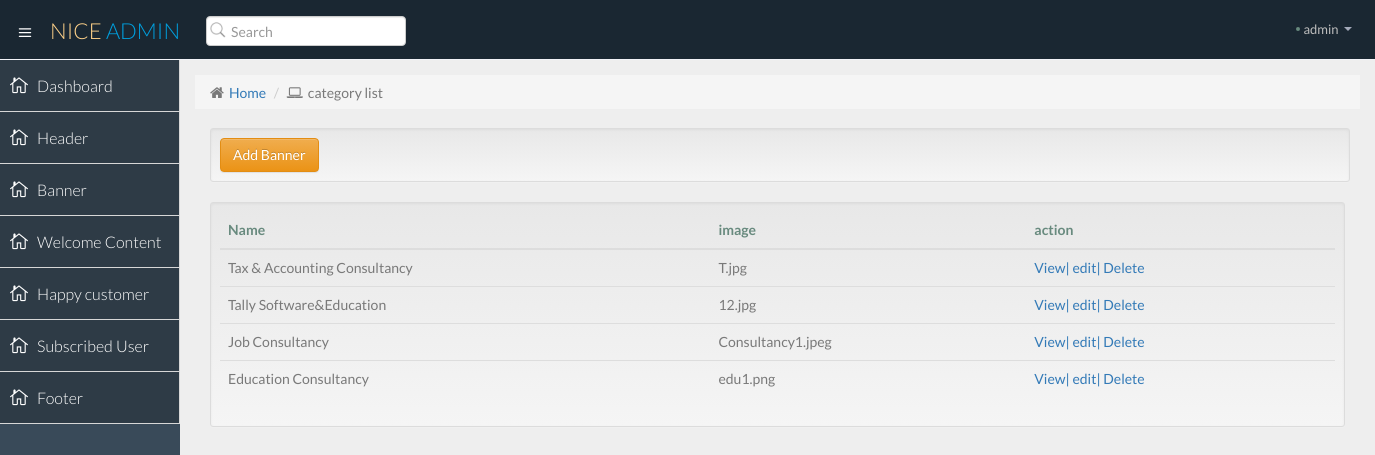
/admin/bannerlist.php, run on the app's committed database.
### tables this page shows
CREATE TABLE `banner` (
  `b_id` int(255) NOT NULL,
  `name` text NOT NULL,
  `content` text NOT NULL,
  `image` varchar(255) NOT NULL
);

### admin/bannerlist.php (the view, shortened to what this page needs)
<?php include("include/header.php");?>
<?php include("include/sidemenu.php");?>
<section id="main-content">
          <section class="wrapper">
			  <div class="row">
				<div class="col-lg-12">
					<ol class="breadcrumb">
						<li><i class="fa fa-home"></i><a href="dashboard.php">Home</a></li>
						<li><i class="fa fa-laptop"></i>category list</li>
					</ol>
				</div>
			</div>
			<div class="container">
    <div class="well well-sm">
        <a href="banner.php" class="btn btn-warning">Add Banner</a>
    </div>
</div>
<div class="col-md-12">
<div class="well well-sm">
  	<table class="table" id="myTable">
    <thead class="tblhead">
	<tr>
<th>Name</th>
<th>image</th>
<th>action</th>
 </tr>
</thead>
<tbody>
<?php
$query="select * from banner";
$run=mysql_query($query);
while($row=mysql_fetch_array($run))
{
	$name=$row['name'];
	$image=$row['image'];
	?>
	<tr>
	<td><?php echo $name;?></td>
	<td><?php echo $image;?></td>
	<td><a href="b_view.php?id=<?php echo $row['b_id'];?>">View|</a> <a href="b_edit.php?id=<?php echo $row['b_id'];?>">edit|</a> <a href="b_delete.php?id=<?php echo $row['b_id'];?>">Delete</a></td>
	</tr>
<?php }?>
</tbody>
</table>
</div>
</div>
          </section>
      </section>

### admin/css/style.css (style rules this page uses)
body { color: #797979; background: #eeeeee; font-family: 'Lato', sans-serif; padding: 0px !important; margin: 0px !important; font-size:14px !important; }
a, a:hover, a:focus { text-decoration: none; outline: none; outline: 0; }
table tr th { color: #688a7e; }
#main-content { margin-left: 180px; }
.wrapper { display: inline-block; margin-top: 60px; padding: 15px; width: 100%; }
.breadcrumb { -webkit-border-radius: 0px; -moz-border-radius: 0px; border-radius: 0px; height: 34px; position: relative; margin: 0 0 19px 0; overflow: hidden; }
.breadcrumb li { position: relative; margin-right: 0; }
.breadcrumb li i { Font-size: 15px; margin-right: 5px; }

### data on the page
banner: name "Tax & Accounting Consultancy", image "T.jpg"
banner: name "Tally Software&Education", image "12.jpg"
banner: name "Job Consultancy", image "Consultancy1.jpeg"
banner: name "Education Consultancy", image "edu1.png"
